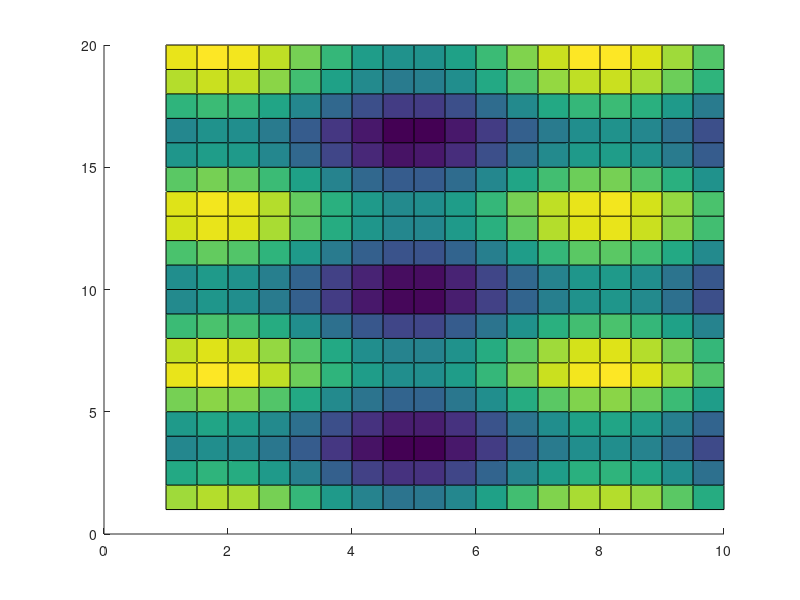
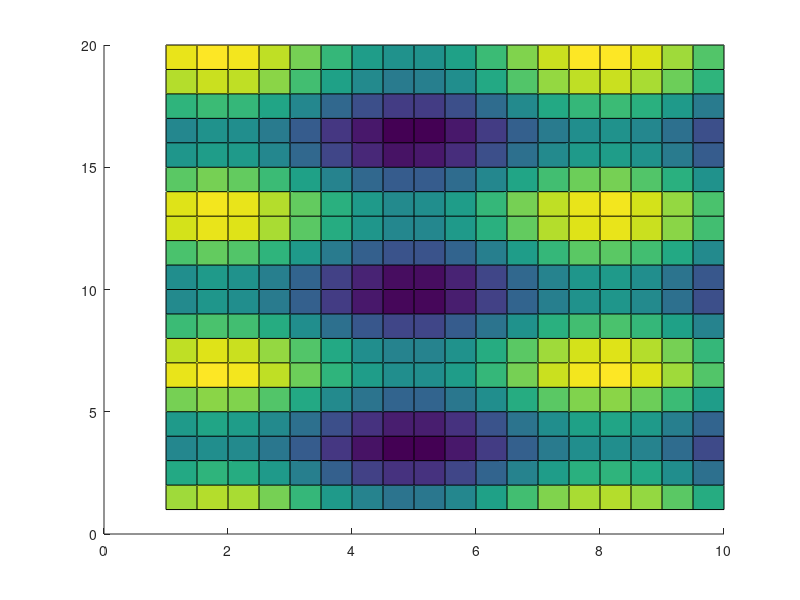
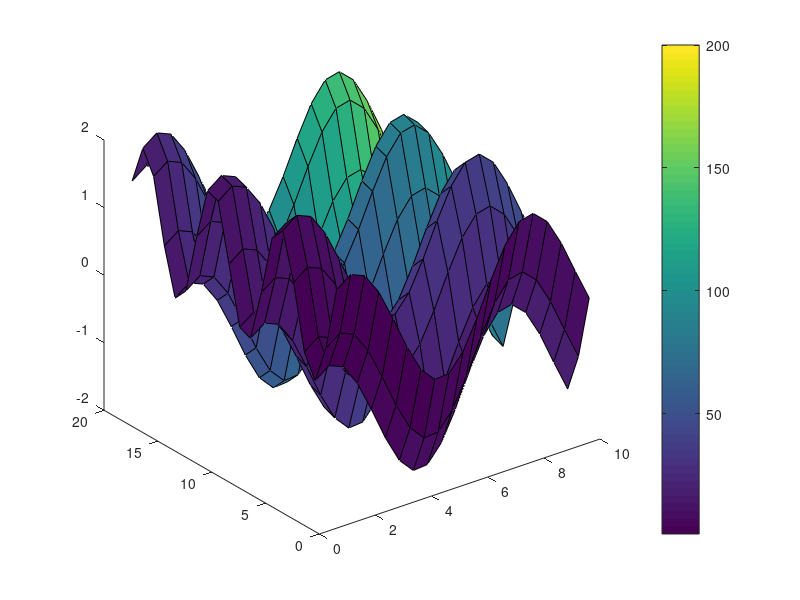
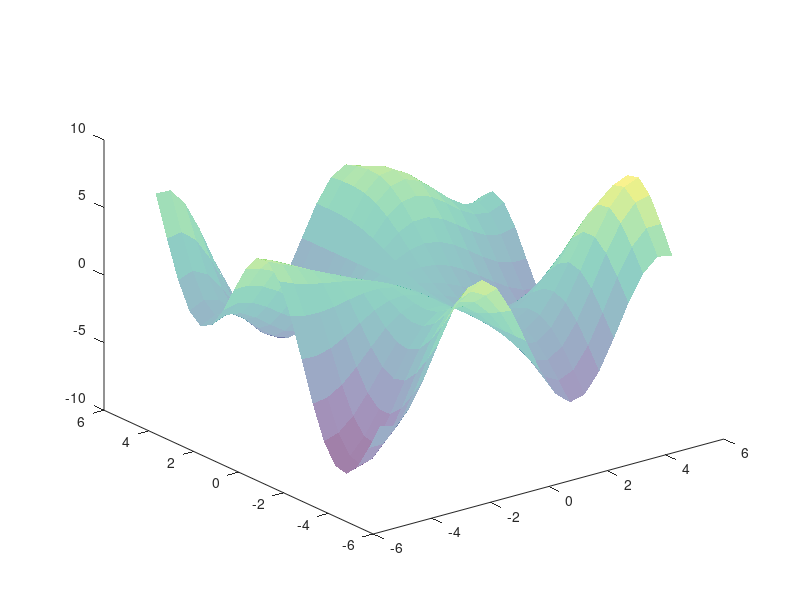

Here is the MATLAB script that generated these plots, in order:
%=============================================================================
% Copyright (c) 2016-present Allan CORNET (Nelson)
%=============================================================================
% This file is part of the Nelson.
%=============================================================================
% LICENCE_BLOCK_BEGIN
% SPDX-License-Identifier: LGPL-3.0-or-later
% LICENCE_BLOCK_END
%=============================================================================
% <--ADV-CLI MODE-->
%=============================================================================
f = figure();
[X, Y] = meshgrid(1:0.5:10,1:20);
Z = sin(X) + cos(Y);
h = surface(X, Y, Z);
%=============================================================================
f = figure();
ax = gca();
[X, Y] = meshgrid(1:0.5:10,1:20);
Z = sin(X) + cos(Y);
h = surface(ax, X, Y, Z);
%=============================================================================
f = figure();
[X,Y] = meshgrid(1:0.5:10,1:20);
Z = sin(X) + cos(Y);
C = X.*Y;
surface(X, Y, Z, C);
colorbar
view(3)
%=============================================================================
f = figure();
ax = gca();
[X, Y] = meshgrid(-5:.5:5);
Z = Y.*sin(X) - X.*cos(Y);
s = surface(X,Y,Z,'FaceAlpha',0.5, 'EdgeColor', 'none');
view(3)
%=============================================================================
